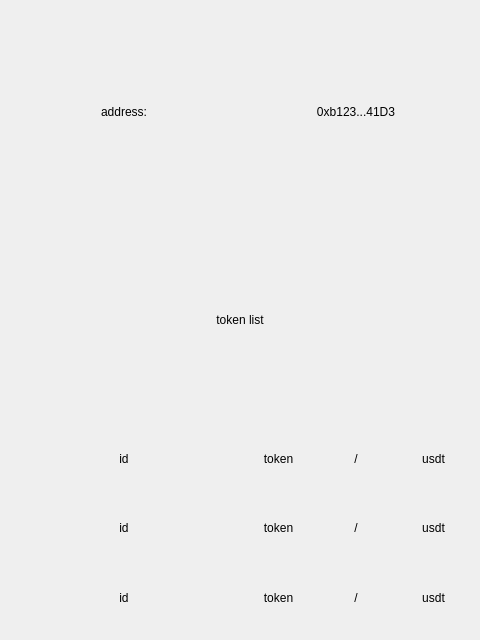
<?xml version="1.0" encoding="UTF-8"?>
<ui version="4.0">
 <class>Form</class>
 <widget class="QWidget" name="Form">
  <property name="geometry">
   <rect>
    <x>0</x>
    <y>0</y>
    <width>480</width>
    <height>640</height>
   </rect>
  </property>
  <property name="windowTitle">
   <string>Form</string>
  </property>
  <layout class="QVBoxLayout" name="verticalLayout_2">
   <item>
    <layout class="QVBoxLayout" name="verticalLayout">
     <item>
      <layout class="QHBoxLayout" name="horizontalLayout">
       <item>
        <widget class="QLabel" name="label_2">
         <property name="text">
          <string>address:</string>
         </property>
         <property name="alignment">
          <set>Qt::AlignCenter</set>
         </property>
        </widget>
       </item>
       <item>
        <widget class="QLabel" name="label_3">
         <property name="text">
          <string>0xb123...41D3</string>
         </property>
         <property name="alignment">
          <set>Qt::AlignCenter</set>
         </property>
        </widget>
       </item>
      </layout>
     </item>
     <item>
      <widget class="QLabel" name="label">
       <property name="text">
        <string>token list</string>
       </property>
       <property name="alignment">
        <set>Qt::AlignCenter</set>
       </property>
      </widget>
     </item>
     <item>
      <layout class="QVBoxLayout" name="VLayoutTokens">
       <item>
        <layout class="QHBoxLayout" name="horizontalLayout_11">
         <item>
          <widget class="QLabel" name="label_21">
           <property name="text">
            <string>id</string>
           </property>
           <property name="alignment">
            <set>Qt::AlignCenter</set>
           </property>
          </widget>
         </item>
         <item>
          <layout class="QHBoxLayout" name="horizontalLayout_12">
           <item>
            <widget class="QLabel" name="label_22">
             <property name="text">
              <string>token</string>
             </property>
             <property name="alignment">
              <set>Qt::AlignCenter</set>
             </property>
            </widget>
           </item>
           <item>
            <widget class="QLabel" name="label_23">
             <property name="text">
              <string>/</string>
             </property>
             <property name="alignment">
              <set>Qt::AlignCenter</set>
             </property>
            </widget>
           </item>
           <item>
            <widget class="QLabel" name="label_24">
             <property name="text">
              <string>usdt</string>
             </property>
             <property name="alignment">
              <set>Qt::AlignCenter</set>
             </property>
            </widget>
           </item>
          </layout>
         </item>
        </layout>
       </item>
       <item>
        <layout class="QHBoxLayout" name="horizontalLayout_9">
         <item>
          <widget class="QLabel" name="label_17">
           <property name="text">
            <string>id</string>
           </property>
           <property name="alignment">
            <set>Qt::AlignCenter</set>
           </property>
          </widget>
         </item>
         <item>
          <layout class="QHBoxLayout" name="horizontalLayout_10">
           <item>
            <widget class="QLabel" name="label_18">
             <property name="text">
              <string>token</string>
             </property>
             <property name="alignment">
              <set>Qt::AlignCenter</set>
             </property>
            </widget>
           </item>
           <item>
            <widget class="QLabel" name="label_19">
             <property name="text">
              <string>/</string>
             </property>
             <property name="alignment">
              <set>Qt::AlignCenter</set>
             </property>
            </widget>
           </item>
           <item>
            <widget class="QLabel" name="label_20">
             <property name="text">
              <string>usdt</string>
             </property>
             <property name="alignment">
              <set>Qt::AlignCenter</set>
             </property>
            </widget>
           </item>
          </layout>
         </item>
        </layout>
       </item>
       <item>
        <layout class="QHBoxLayout" name="horizontalLayout_3">
         <item>
          <widget class="QLabel" name="label_5">
           <property name="text">
            <string>id</string>
           </property>
           <property name="alignment">
            <set>Qt::AlignCenter</set>
           </property>
          </widget>
         </item>
         <item>
          <layout class="QHBoxLayout" name="horizontalLayout_4">
           <item>
            <widget class="QLabel" name="label_6">
             <property name="text">
              <string>token</string>
             </property>
             <property name="alignment">
              <set>Qt::AlignCenter</set>
             </property>
            </widget>
           </item>
           <item>
            <widget class="QLabel" name="label_7">
             <property name="text">
              <string>/</string>
             </property>
             <property name="alignment">
              <set>Qt::AlignCenter</set>
             </property>
            </widget>
           </item>
           <item>
            <widget class="QLabel" name="label_8">
             <property name="text">
              <string>usdt</string>
             </property>
             <property name="alignment">
              <set>Qt::AlignCenter</set>
             </property>
            </widget>
           </item>
          </layout>
         </item>
        </layout>
       </item>
      </layout>
     </item>
    </layout>
   </item>
  </layout>
 </widget>
 <resources/>
 <connections/>
</ui>
